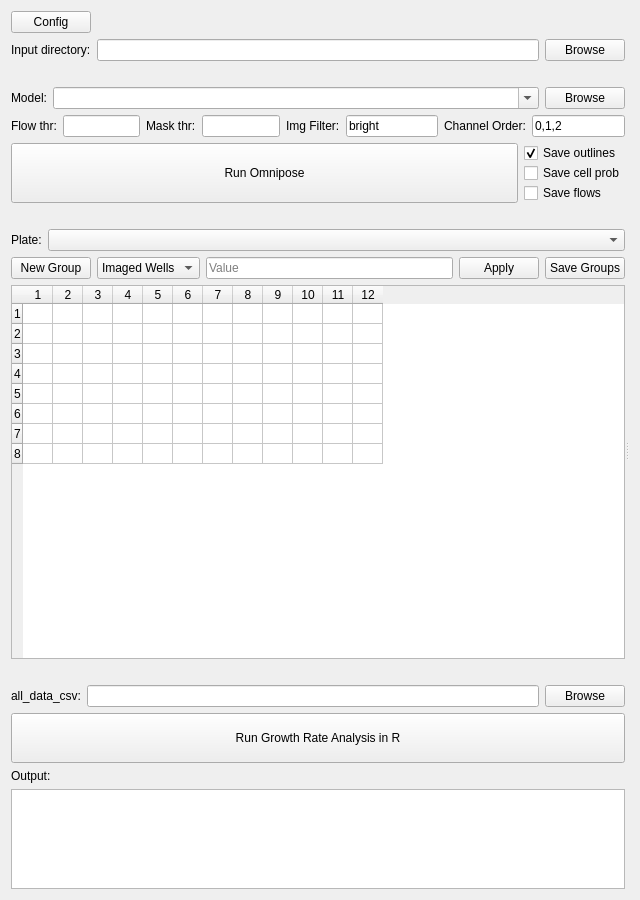
<?xml version="1.0" encoding="UTF-8"?>
<ui version="4.0">
 <class>ClonaLiSAForm</class>
 <widget class="QWidget" name="ClonaLiSAForm">
  <property name="geometry">
   <rect>
    <x>0</x>
    <y>0</y>
    <width>640</width>
    <height>900</height>
   </rect>
  </property>
  <property name="windowTitle">
   <string>ClonaLiSA</string>
  </property>
  <layout class="QHBoxLayout" name="topHLayout" stretch="0">
   <item>
    <widget class="QSplitter" name="mainSplitter">
     <property name="enabled">
      <bool>true</bool>
     </property>
     <property name="sizePolicy">
      <sizepolicy hsizetype="Expanding" vsizetype="Preferred">
       <horstretch>0</horstretch>
       <verstretch>0</verstretch>
      </sizepolicy>
     </property>
     <property name="minimumSize">
      <size>
       <width>0</width>
       <height>0</height>
      </size>
     </property>
     <property name="baseSize">
      <size>
       <width>0</width>
       <height>0</height>
      </size>
     </property>
     <property name="orientation">
      <enum>Qt::Orientation::Horizontal</enum>
     </property>
     <widget class="QWidget" name="leftBar">
      <layout class="QVBoxLayout" name="leftVBox" stretch="0,0,0,0,0,0,0,0,0,0,0,0,0,0,0,0,0">
       <item>
        <layout class="QHBoxLayout" name="horizontalLayout_4"/>
       </item>
       <item>
        <widget class="QPushButton" name="btnConfig">
         <property name="sizePolicy">
          <sizepolicy hsizetype="Fixed" vsizetype="Fixed">
           <horstretch>0</horstretch>
           <verstretch>0</verstretch>
          </sizepolicy>
         </property>
         <property name="text">
          <string>Config</string>
         </property>
        </widget>
       </item>
       <item>
        <layout class="QHBoxLayout" name="layoutInput">
         <property name="bottomMargin">
          <number>0</number>
         </property>
         <item>
          <widget class="QLabel" name="labelInput">
           <property name="text">
            <string>Input directory:</string>
           </property>
          </widget>
         </item>
         <item>
          <widget class="QLineEdit" name="inp_edit"/>
         </item>
         <item>
          <widget class="QPushButton" name="btnBrowseInput">
           <property name="text">
            <string>Browse</string>
           </property>
          </widget>
         </item>
        </layout>
       </item>
       <item>
        <spacer name="verticalSpacer_3">
         <property name="orientation">
          <enum>Qt::Orientation::Vertical</enum>
         </property>
         <property name="sizeType">
          <enum>QSizePolicy::Policy::Fixed</enum>
         </property>
         <property name="sizeHint" stdset="0">
          <size>
           <width>20</width>
           <height>20</height>
          </size>
         </property>
        </spacer>
       </item>
       <item>
        <layout class="QHBoxLayout" name="layoutModel">
         <property name="topMargin">
          <number>0</number>
         </property>
         <item>
          <widget class="QLabel" name="labelModel">
           <property name="sizePolicy">
            <sizepolicy hsizetype="Preferred" vsizetype="Preferred">
             <horstretch>0</horstretch>
             <verstretch>0</verstretch>
            </sizepolicy>
           </property>
           <property name="text">
            <string>Model:</string>
           </property>
          </widget>
         </item>
         <item>
          <widget class="QComboBox" name="model_combo">
           <property name="sizePolicy">
            <sizepolicy hsizetype="Expanding" vsizetype="Fixed">
             <horstretch>0</horstretch>
             <verstretch>0</verstretch>
            </sizepolicy>
           </property>
           <property name="editable">
            <bool>true</bool>
           </property>
          </widget>
         </item>
         <item>
          <widget class="QPushButton" name="btnBrowseModel">
           <property name="text">
            <string>Browse</string>
           </property>
          </widget>
         </item>
        </layout>
       </item>
       <item>
        <layout class="QHBoxLayout" name="layoutThresholds">
         <item>
          <widget class="QLabel" name="labelFlowThr">
           <property name="text">
            <string>Flow thr:</string>
           </property>
          </widget>
         </item>
         <item>
          <widget class="QLineEdit" name="flow_edit"/>
         </item>
         <item>
          <widget class="QLabel" name="labelMaskThr">
           <property name="text">
            <string>Mask thr:</string>
           </property>
          </widget>
         </item>
         <item>
          <widget class="QLineEdit" name="mask_edit"/>
         </item>
         <item>
          <layout class="QHBoxLayout" name="layoutFilter">
           <item>
            <widget class="QLabel" name="labelFilter">
             <property name="text">
              <string>Img Filter:</string>
             </property>
            </widget>
           </item>
           <item>
            <widget class="QLineEdit" name="filt_edit">
             <property name="text">
              <string>bright</string>
             </property>
            </widget>
           </item>
           <item>
            <layout class="QHBoxLayout" name="layoutZ">
             <item>
              <widget class="QLabel" name="labelZ">
               <property name="text">
                <string>Channel Order:</string>
               </property>
              </widget>
             </item>
             <item>
              <widget class="QLineEdit" name="z_edit">
               <property name="text">
                <string>0,1,2</string>
               </property>
              </widget>
             </item>
            </layout>
           </item>
          </layout>
         </item>
        </layout>
       </item>
       <item>
        <layout class="QHBoxLayout" name="horizontalLayout">
         <item>
          <widget class="QPushButton" name="btnRunOmnipose">
           <property name="sizePolicy">
            <sizepolicy hsizetype="Expanding" vsizetype="Preferred">
             <horstretch>0</horstretch>
             <verstretch>0</verstretch>
            </sizepolicy>
           </property>
           <property name="text">
            <string>Run Omnipose</string>
           </property>
          </widget>
         </item>
         <item>
          <layout class="QVBoxLayout" name="verticalLayout">
           <property name="spacing">
            <number>0</number>
           </property>
           <property name="sizeConstraint">
            <enum>QLayout::SizeConstraint::SetDefaultConstraint</enum>
           </property>
           <property name="topMargin">
            <number>0</number>
           </property>
           <item>
            <widget class="QCheckBox" name="cb_outlines">
             <property name="text">
              <string>Save outlines</string>
             </property>
             <property name="checked">
              <bool>true</bool>
             </property>
            </widget>
           </item>
           <item>
            <widget class="QCheckBox" name="cb_cellprob">
             <property name="text">
              <string>Save cell prob</string>
             </property>
            </widget>
           </item>
           <item>
            <widget class="QCheckBox" name="cb_flows">
             <property name="text">
              <string>Save flows</string>
             </property>
            </widget>
           </item>
          </layout>
         </item>
        </layout>
       </item>
       <item>
        <spacer name="verticalSpacer_2">
         <property name="orientation">
          <enum>Qt::Orientation::Vertical</enum>
         </property>
         <property name="sizeType">
          <enum>QSizePolicy::Policy::Fixed</enum>
         </property>
         <property name="sizeHint" stdset="0">
          <size>
           <width>20</width>
           <height>20</height>
          </size>
         </property>
        </spacer>
       </item>
       <item>
        <layout class="QHBoxLayout" name="layoutPlate">
         <item>
          <widget class="QLabel" name="labelPlate">
           <property name="sizePolicy">
            <sizepolicy hsizetype="Preferred" vsizetype="Preferred">
             <horstretch>0</horstretch>
             <verstretch>0</verstretch>
            </sizepolicy>
           </property>
           <property name="text">
            <string>Plate:</string>
           </property>
          </widget>
         </item>
         <item>
          <widget class="QComboBox" name="plate_combo">
           <property name="sizePolicy">
            <sizepolicy hsizetype="Expanding" vsizetype="Fixed">
             <horstretch>0</horstretch>
             <verstretch>0</verstretch>
            </sizepolicy>
           </property>
          </widget>
         </item>
        </layout>
       </item>
       <item>
        <layout class="QHBoxLayout" name="layoutGroup">
         <item>
          <widget class="QPushButton" name="btnNewGroup">
           <property name="text">
            <string>New Group</string>
           </property>
          </widget>
         </item>
         <item>
          <widget class="QComboBox" name="view_combo">
           <item>
            <property name="text">
             <string>Imaged Wells</string>
            </property>
           </item>
          </widget>
         </item>
         <item>
          <widget class="QLineEdit" name="value_edit">
           <property name="placeholderText">
            <string>Value</string>
           </property>
          </widget>
         </item>
         <item>
          <widget class="QPushButton" name="btnApplyGroup">
           <property name="text">
            <string>Apply</string>
           </property>
          </widget>
         </item>
         <item>
          <widget class="QPushButton" name="btnSaveGroups">
           <property name="text">
            <string>Save Groups</string>
           </property>
          </widget>
         </item>
        </layout>
       </item>
       <item>
        <widget class="QTableWidget" name="table">
         <property name="sizePolicy">
          <sizepolicy hsizetype="Expanding" vsizetype="Expanding">
           <horstretch>0</horstretch>
           <verstretch>0</verstretch>
          </sizepolicy>
         </property>
         <property name="minimumSize">
          <size>
           <width>0</width>
           <height>0</height>
          </size>
         </property>
         <property name="sizeAdjustPolicy">
          <enum>QAbstractScrollArea::SizeAdjustPolicy::AdjustIgnored</enum>
         </property>
         <property name="alternatingRowColors">
          <bool>false</bool>
         </property>
         <property name="rowCount">
          <number>8</number>
         </property>
         <property name="columnCount">
          <number>12</number>
         </property>
         <attribute name="horizontalHeaderCascadingSectionResizes">
          <bool>false</bool>
         </attribute>
         <attribute name="horizontalHeaderMinimumSectionSize">
          <number>30</number>
         </attribute>
         <attribute name="horizontalHeaderDefaultSectionSize">
          <number>30</number>
         </attribute>
         <attribute name="horizontalHeaderStretchLastSection">
          <bool>false</bool>
         </attribute>
         <attribute name="verticalHeaderMinimumSectionSize">
          <number>20</number>
         </attribute>
         <attribute name="verticalHeaderDefaultSectionSize">
          <number>20</number>
         </attribute>
         <row/>
         <row/>
         <row/>
         <row/>
         <row/>
         <row/>
         <row/>
         <row/>
         <column/>
         <column/>
         <column/>
         <column/>
         <column/>
         <column/>
         <column/>
         <column/>
         <column/>
         <column/>
         <column/>
         <column/>
        </widget>
       </item>
       <item>
        <layout class="QHBoxLayout" name="horizontalLayout_3"/>
       </item>
       <item>
        <spacer name="verticalSpacer">
         <property name="orientation">
          <enum>Qt::Orientation::Vertical</enum>
         </property>
         <property name="sizeType">
          <enum>QSizePolicy::Policy::Fixed</enum>
         </property>
         <property name="sizeHint" stdset="0">
          <size>
           <width>20</width>
           <height>20</height>
          </size>
         </property>
        </spacer>
       </item>
       <item>
        <layout class="QHBoxLayout" name="layoutCSV">
         <property name="topMargin">
          <number>0</number>
         </property>
         <item>
          <widget class="QLabel" name="labelCSV">
           <property name="text">
            <string>all_data_csv:</string>
           </property>
          </widget>
         </item>
         <item>
          <widget class="QLineEdit" name="csv_edit"/>
         </item>
         <item>
          <widget class="QPushButton" name="btnBrowseCSV">
           <property name="text">
            <string>Browse</string>
           </property>
          </widget>
         </item>
        </layout>
       </item>
       <item>
        <widget class="QPushButton" name="btnRunR">
         <property name="minimumSize">
          <size>
           <width>0</width>
           <height>50</height>
          </size>
         </property>
         <property name="text">
          <string>Run Growth Rate Analysis in R</string>
         </property>
        </widget>
       </item>
       <item>
        <widget class="QLabel" name="label">
         <property name="text">
          <string>Output:</string>
         </property>
        </widget>
       </item>
       <item>
        <widget class="QTextEdit" name="log">
         <property name="sizePolicy">
          <sizepolicy hsizetype="Expanding" vsizetype="Fixed">
           <horstretch>0</horstretch>
           <verstretch>0</verstretch>
          </sizepolicy>
         </property>
         <property name="minimumSize">
          <size>
           <width>0</width>
           <height>100</height>
          </size>
         </property>
         <property name="maximumSize">
          <size>
           <width>16777215</width>
           <height>100</height>
          </size>
         </property>
         <property name="readOnly">
          <bool>true</bool>
         </property>
        </widget>
       </item>
      </layout>
     </widget>
     <widget class="QWidget" name="rightPanel">
      <layout class="QVBoxLayout" name="rightVBox" stretch="0">
       <item>
        <widget class="Line" name="line">
         <property name="orientation">
          <enum>Qt::Orientation::Horizontal</enum>
         </property>
        </widget>
       </item>
      </layout>
     </widget>
    </widget>
   </item>
  </layout>
 </widget>
 <resources/>
 <connections/>
</ui>
